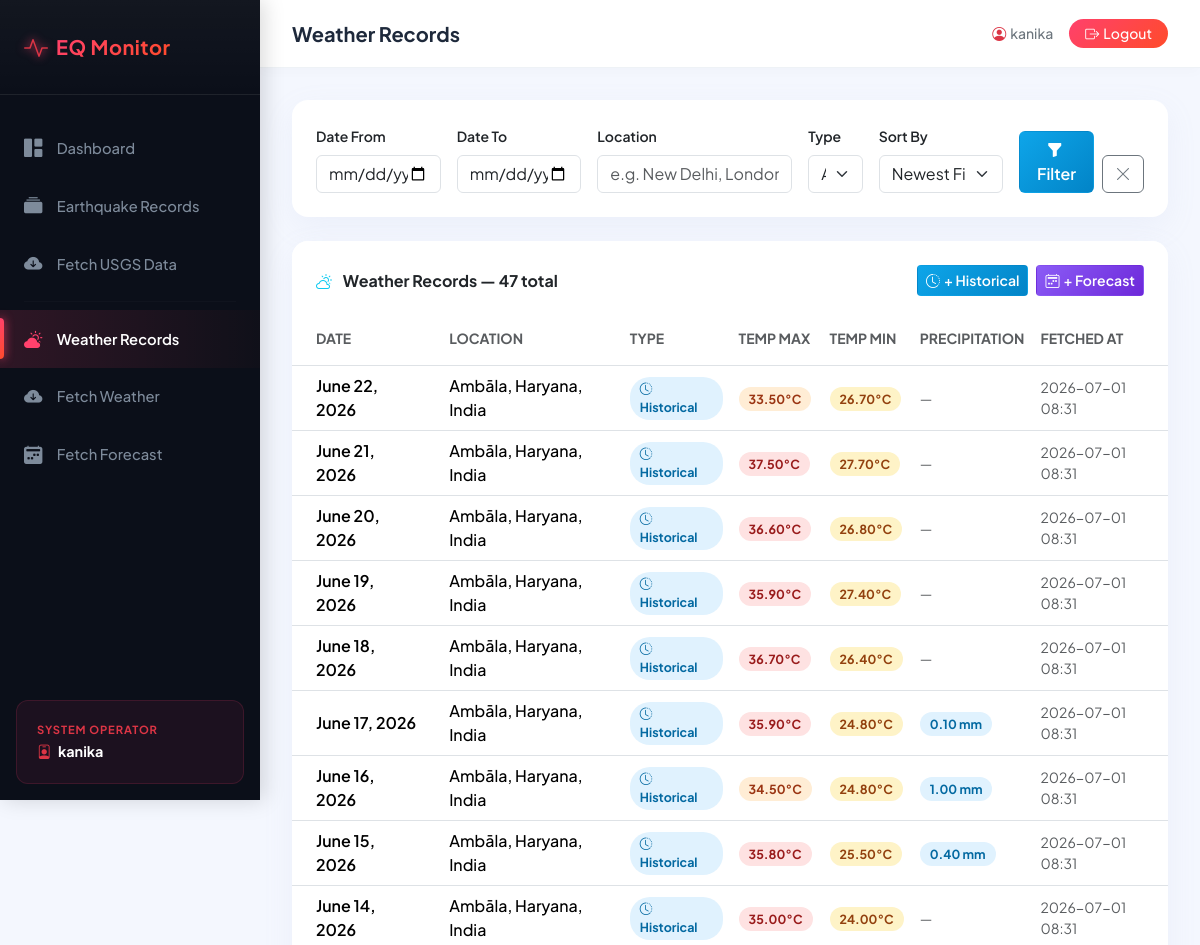
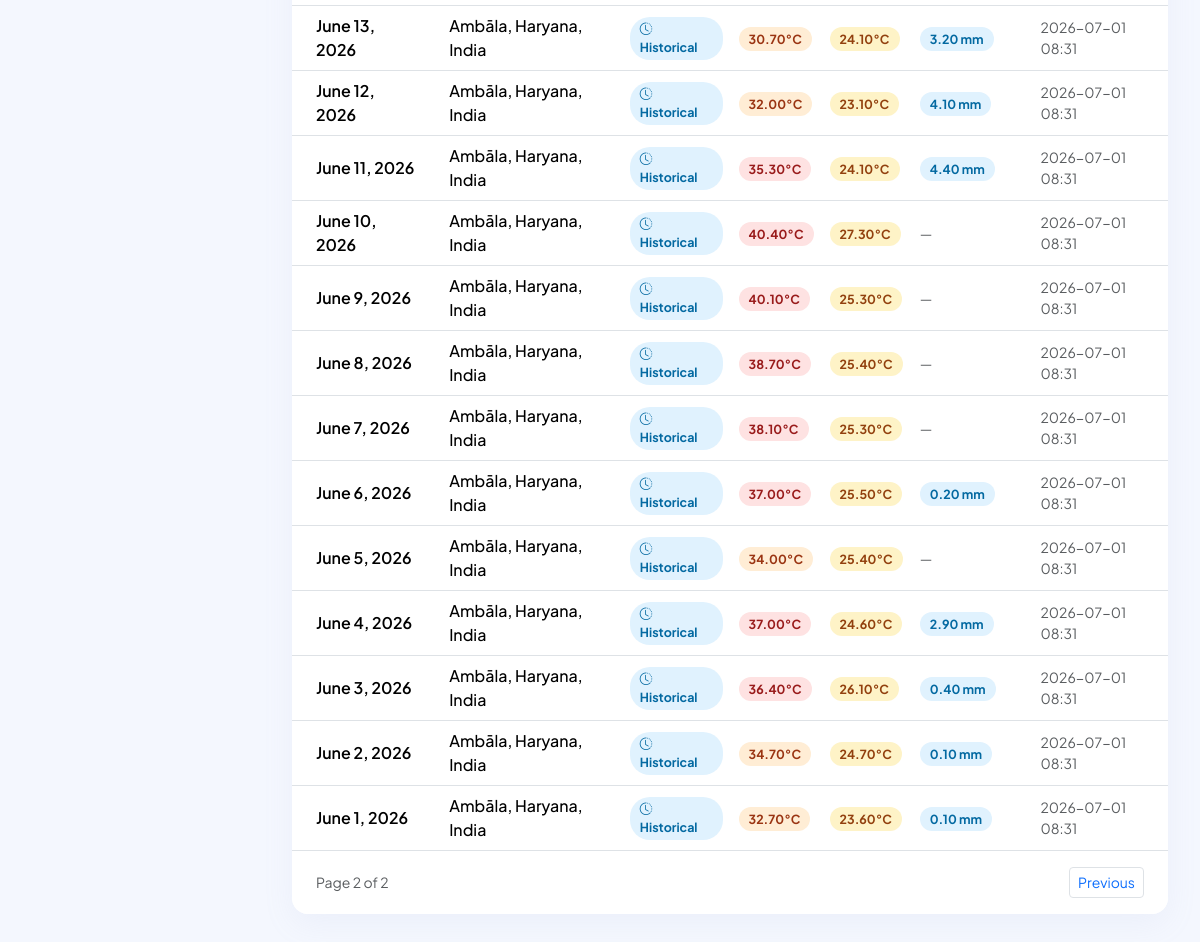
The app's page /weather/?page=2&date_from=&date_to=&location=&data_type=&sort=-date (signed in) with its own data (2 pictures, top to bottom).
### earthquake_app/models.py (models this page shows, shortened)
class WeatherRecord(models.Model):
    DATA_TYPE_CHOICES = [
        ("historical", "Historical"),
        ("forecast",   "Forecast"),
    ]
    location_name     = models.CharField(max_length=255, null=True, blank=True)
    latitude          = models.DecimalField(max_digits=9,  decimal_places=6)
    longitude         = models.DecimalField(max_digits=9,  decimal_places=6)
    date              = models.DateField()
    temperature_max   = models.DecimalField(max_digits=5, decimal_places=2, null=True, blank=True)
    temperature_min   = models.DecimalField(max_digits=5, decimal_places=2, null=True, blank=True)
    precipitation_sum = models.DecimalField(max_digits=7, decimal_places=2, null=True, blank=True)
    data_type         = models.CharField(max_length=20, choices=DATA_TYPE_CHOICES, default="historical")
    fetched_at        = models.DateTimeField(auto_now_add=True)
    class Meta:
        db_table        = "weather_record"
        unique_together = ('latitude', 'longitude', 'date', 'data_type')
        ordering        = ['-date']

### earthquake_app/views.py (the view)
    def wrapper(request, *args, **kwargs):
        if not request.session.get("user_id"):
            messages.warning(request, "Please log in to access this page.")
            return redirect("login")
        return view_func(request, *args, **kwargs)

### earthquake_app/views.py (called while the page is built)
def login_required_custom(view_func):
    def wrapper(request, *args, **kwargs):
        if not request.session.get("user_id"):
            messages.warning(request, "Please log in to access this page.")
            return redirect("login")
        return view_func(request, *args, **kwargs)
    return wrapper

### templates/earthquake_app/weather.html (shortened to what this page needs)
{% extends "earthquake_app/base.html" %}
{% block page_title %}Weather Records{% endblock %}
{% block content %}
<div class="card table-card mb-4">
  <div class="card-body p-4">
    <form method="get" class="row g-3 align-items-end">
      <div class="col-12 col-md-2">
        <label class="form-label small fw-semibold">Date From</label>
        <input type="date" name="date_from" value="{{ date_from }}" class="form-control">
      </div>
      <div class="col-12 col-md-2">
        <label class="form-label small fw-semibold">Date To</label>
        <input type="date" name="date_to" value="{{ date_to }}" class="form-control">
      </div>
      <div class="col-12 col-md-3">
        <label class="form-label small fw-semibold">Location</label>
        <input type="text" name="location" value="{{ location }}"
          placeholder="e.g. New Delhi, London…" class="form-control">
      </div>
      <div class="col-12 col-md-1">
        <label class="form-label small fw-semibold">Type</label>
        <select name="data_type" class="form-select">
          <option value=""            {% if data_type == ""            %}selected{% endif %}>All</option>
        </select>
      </div>
      <div class="col-12 col-md-2">
        <label class="form-label small fw-semibold">Sort By</label>
        <select name="sort" class="form-select">
          <option value="-date"              {% if sort_by == "-date"              %}selected{% endif %}>Newest First</option>
        </select>
      </div>
      <div class="col-12 col-md-2 d-flex gap-2 align-items-end">
        <button type="submit" class="btn text-white fw-semibold flex-fill"
          style="background: linear-gradient(135deg, #0ea5e9, #0284c7);">
          <i class="bi bi-funnel-fill me-1"></i>Filter
        </button>
        <a href="{% url 'weather' %}" class="btn btn-outline-secondary">
          <i class="bi bi-x-lg"></i>
        </a>
      </div>
    </form>
  </div>
</div>
<div class="card table-card">
  <div class="card-header bg-white border-0 pt-4 pb-3 px-4 d-flex align-items-center justify-content-between">
    <h6 class="fw-bold mb-0">
      <i class="bi bi-cloud-sun me-2 text-info"></i>
      Weather Records — {{ total }} total
    </h6>
    <div class="d-flex gap-2">
      <a href="{% url 'weather_fetch' %}" class="btn btn-sm text-white fw-semibold"
        style="background: linear-gradient(135deg, #0ea5e9, #0284c7);"
        title="Fetch historical weather data">
        <i class="bi bi-clock-history me-1"></i>+ Historical
      </a>
      <a href="{% url 'weather_forecast' %}" class="btn btn-sm text-white fw-semibold"
        style="background: linear-gradient(135deg, #8b5cf6, #6d28d9);"
        title="Fetch forecast weather data">
        <i class="bi bi-calendar2-week me-1"></i>+ Forecast
      </a>
    </div>
  </div>
  <div class="table-responsive">
    <table class="table table-hover align-middle mb-0">
      <thead style="background:#f8fafc;">
        <tr>
          <th class="px-4 py-3 text-muted small text-uppercase">Date</th>
          <th class="py-3 text-muted small text-uppercase">Location</th>
          <th class="py-3 text-muted small text-uppercase">Type</th>
          <th class="py-3 text-muted small text-uppercase">Temp Max</th>
          <th class="py-3 text-muted small text-uppercase">Temp Min</th>
          <th class="py-3 text-muted small text-uppercase">Precipitation</th>
          <th class="py-3 text-muted small text-uppercase">Fetched At</th>
        </tr>
      </thead>
      <tbody>
        {% for record in page_obj %}
        <tr>
          <td class="px-4 fw-semibold">{{ record.date }}</td>
          <td>
            {% if record.location_name %}
              <span class="fw-medium">{{ record.location_name }}</span>
            {% else %}
              <span class="text-muted small">{{ record.latitude }}, {{ record.longitude }}</span>
            {% endif %}
          </td>
          <td>
            {% if record.data_type == "forecast" %}
              <span class="magnitude-badge" style="background:#ede9fe; color:#6d28d9;">
                <i class="bi bi-calendar2-week me-1"></i>Forecast
              </span>
            {% else %}
              <span class="magnitude-badge" style="background:#e0f2fe; color:#0369a1;">
                <i class="bi bi-clock-history me-1"></i>Historical
              </span>
            {% endif %}
          </td>
          <td>
            {% if record.temperature_max != None %}
              {% if record.temperature_max >= 35 %}
                <span class="magnitude-badge mag-extreme">{{ record.temperature_max }}°C</span>
              {% elif record.temperature_max >= 25 %}
                <span class="magnitude-badge mag-high">{{ record.temperature_max }}°C</span>
              {% else %}
                <span class="magnitude-badge mag-low">{{ record.temperature_max }}°C</span>
              {% endif %}
            {% else %}
              <span class="text-muted small">—</span>
            {% endif %}
          </td>
          <td>
            {% if record.temperature_min != None %}
              <span class="magnitude-badge mag-medium">{{ record.temperature_min }}°C</span>
            {% else %}
              <span class="text-muted small">—</span>
            {% endif %}
          </td>
          <td>
            {% if record.precipitation_sum and record.precipitation_sum > 0 %}
              <span class="magnitude-badge" style="background:#e0f2fe; color:#0369a1;">
                {{ record.precipitation_sum }} mm
              </span>
            {% else %}
              <span class="text-muted small">—</span>
            {% endif %}
          </td>
          <td class="text-muted small">{{ record.fetched_at|date:"Y-m-d H:i" }}</td>
        </tr>
        {% endfor %}
      </tbody>
    </table>
  </div>
  {% if page_obj.has_other_pages %}
  <div class="card-footer bg-white border-0 py-3 px-4 d-flex justify-content-between align-items-center">
    <span class="text-muted small">
      Page {{ page_obj.number }} of {{ page_obj.paginator.num_pages }}
    </span>
    <nav>
      <ul class="pagination pagination-sm mb-0">
        {% if page_obj.has_previous %}
          <li class="page-item">
            <a class="page-link"
              href="?page={{ page_obj.previous_page_number }}&date_from={{ date_from }}&date_to={{ date_to }}&location={{ location }}&data_type={{ data_type }}&sort={{ sort_by }}">
              Previous
            </a>
          </li>
        {% endif %}
      </ul>
    </nav>
  </div>
  {% endif %}
</div>
{% endblock %}

### templates/earthquake_app/base.html (style rules this page uses)
:root { --sidebar-width: 260px; --primary-gradient: linear-gradient(135deg, #ff416c 0%, #ff4b2b 100%); --sidebar-bg: #0b0f19; --active-gradient: linear-gradient(90deg, rgba(255, 65, 108, 0.15) 0%, rgba(255, 75, 43, 0.02) 100%); --accent-color: #ff416c; --bg-light: #f4f7fe; }
body { background: var(--bg-light); font-family: 'Plus Jakarta Sans', sans-serif; color: #1e293b; }
.table-card { border: none; border-radius: 16px; box-shadow: 0 10px 30px rgba(165, 173, 211, 0.1); overflow: hidden; background: #fff; }
.magnitude-badge { display: inline-block; padding: 3px 10px; border-radius: 20px; font-size: 0.78rem; font-weight: 700; }
.mag-medium { background: #fef3c7; color: #92400e; }
.mag-high { background: #ffedd5; color: #9a3412; }
.mag-extreme { background: #fee2e2; color: #991b1b; }

### records on screen
WeatherRecord: date "June 22, 2026", location_name "Ambāla, Haryana, India", data_type "historical" (drawn), temperature_max "33.50", temperature_min "26.70", fetched_at "2026-07-01 08:31"
WeatherRecord: date "June 21, 2026", location_name "Ambāla, Haryana, India", data_type "historical" (drawn), temperature_max "37.50", temperature_min "27.70", fetched_at "2026-07-01 08:31"
WeatherRecord: date "June 20, 2026", location_name "Ambāla, Haryana, India", data_type "historical" (drawn), temperature_max "36.60", temperature_min "26.80", fetched_at "2026-07-01 08:31"
WeatherRecord: date "June 19, 2026", location_name "Ambāla, Haryana, India", data_type "historical" (drawn), temperature_max "35.90", temperature_min "27.40", fetched_at "2026-07-01 08:31"
WeatherRecord: date "June 18, 2026", location_name "Ambāla, Haryana, India", data_type "historical" (drawn), temperature_max "36.70", temperature_min "26.40", fetched_at "2026-07-01 08:31"
WeatherRecord: date "June 17, 2026", location_name "Ambāla, Haryana, India", data_type "historical" (drawn), temperature_max "35.90", temperature_min "24.80", precipitation_sum "0.10", fetched_at "2026-07-01 08:31"
WeatherRecord: date "June 16, 2026", location_name "Ambāla, Haryana, India", data_type "historical" (drawn), temperature_max "34.50", temperature_min "24.80", precipitation_sum "1.00", fetched_at "2026-07-01 08:31"
WeatherRecord: date "June 15, 2026", location_name "Ambāla, Haryana, India", data_type "historical" (drawn), temperature_max "35.80", temperature_min "25.50", precipitation_sum "0.40", fetched_at "2026-07-01 08:31"
WeatherRecord: date "June 14, 2026", location_name "Ambāla, Haryana, India", data_type "historical" (drawn), temperature_max "35.00", temperature_min "24.00", fetched_at "2026-07-01 08:31"
WeatherRecord: date "June 13, 2026", location_name "Ambāla, Haryana, India", data_type "historical" (drawn), temperature_max "30.70", temperature_min "24.10", precipitation_sum "3.20", fetched_at "2026-07-01 08:31"
WeatherRecord: date "June 12, 2026", location_name "Ambāla, Haryana, India", data_type "historical" (drawn), temperature_max "32.00", temperature_min "23.10", precipitation_sum "4.10", fetched_at "2026-07-01 08:31"
WeatherRecord: date "June 11, 2026", location_name "Ambāla, Haryana, India", data_type "historical" (drawn), temperature_max "35.30", temperature_min "24.10", precipitation_sum "4.40", fetched_at "2026-07-01 08:31"
WeatherRecord: date "June 10, 2026", location_name "Ambāla, Haryana, India", data_type "historical" (drawn), temperature_max "40.40", temperature_min "27.30", fetched_at "2026-07-01 08:31"
WeatherRecord: date "June 9, 2026", location_name "Ambāla, Haryana, India", data_type "historical" (drawn), temperature_max "40.10", temperature_min "25.30", fetched_at "2026-07-01 08:31"
WeatherRecord: date "June 8, 2026", location_name "Ambāla, Haryana, India", data_type "historical" (drawn), temperature_max "38.70", temperature_min "25.40", fetched_at "2026-07-01 08:31"
WeatherRecord: date "June 7, 2026", location_name "Ambāla, Haryana, India", data_type "historical" (drawn), temperature_max "38.10", temperature_min "25.30", fetched_at "2026-07-01 08:31"
WeatherRecord: date "June 6, 2026", location_name "Ambāla, Haryana, India", data_type "historical" (drawn), temperature_max "37.00", temperature_min "25.50", precipitation_sum "0.20", fetched_at "2026-07-01 08:31"
WeatherRecord: date "June 5, 2026", location_name "Ambāla, Haryana, India", data_type "historical" (drawn), temperature_max "34.00", temperature_min "25.40", fetched_at "2026-07-01 08:31"
WeatherRecord: date "June 4, 2026", location_name "Ambāla, Haryana, India", data_type "historical" (drawn), temperature_max "37.00", temperature_min "24.60", precipitation_sum "2.90", fetched_at "2026-07-01 08:31"
WeatherRecord: date "June 3, 2026", location_name "Ambāla, Haryana, India", data_type "historical" (drawn), temperature_max "36.40", temperature_min "26.10", precipitation_sum "0.40", fetched_at "2026-07-01 08:31"
WeatherRecord: date "June 2, 2026", location_name "Ambāla, Haryana, India", data_type "historical" (drawn), temperature_max "34.70", temperature_min "24.70", precipitation_sum "0.10", fetched_at "2026-07-01 08:31"
WeatherRecord: date "June 1, 2026", location_name "Ambāla, Haryana, India", data_type "historical" (drawn), temperature_max "32.70", temperature_min "23.60", precipitation_sum "0.10", fetched_at "2026-07-01 08:31"

### other values on screen
{{ request.session.username }} "kanika"
{{ total }} "47"
{{ page_obj.number }} "2"
{{ page_obj.paginator.num_pages }} "2"
